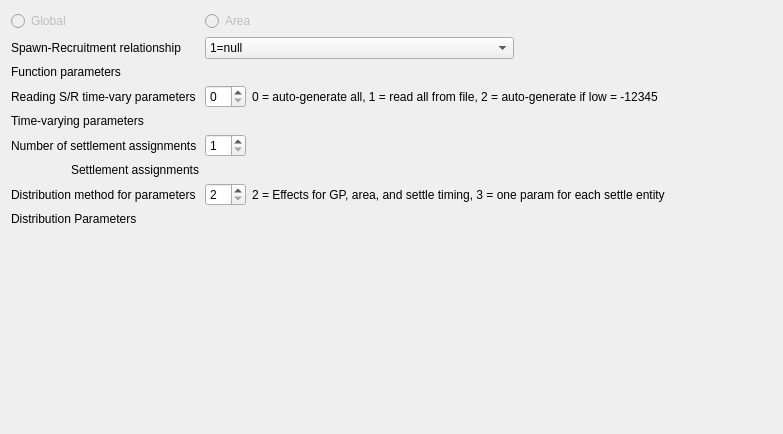
         <widget class="QWidget" name="scrollAreaWidgetContents">
          <property name="geometry">
           <rect>
            <x>0</x>
            <y>0</y>
            <width>783</width>
            <height>434</height>
           </rect>
          </property>
          <layout class="QVBoxLayout" name="verticalLayout_10">
           <item>
            <layout class="QGridLayout" name="gridLayout_recruitment">
             <item row="12" column="1">
              <widget class="QSpinBox" name="spinBox_recr_dist_params">
               <property name="minimum">
                <number>2</number>
               </property>
               <property name="maximum">
                <number>3</number>
               </property>
              </widget>
             </item>
             <item row="1" column="1" colspan="2">
              <widget class="QRadioButton" name="radioButton_area">
               <property name="enabled">
                <bool>false</bool>
               </property>
               <property name="text">
                <string>Area</string>
               </property>
              </widget>
             </item>
             <item row="1" column="0">
              <widget class="QRadioButton" name="radioButton_global">
               <property name="enabled">
                <bool>false</bool>
               </property>
               <property name="text">
                <string>Global</string>
               </property>
              </widget>
             </item>
             <item row="7" column="1">
              <widget class="QSpinBox" name="spinBox_spwn_recr_time_vary_read">
               <property name="maximum">
                <number>2</number>
               </property>
              </widget>
             </item>
             <item row="3" column="0">
              <widget class="QLabel" name="label_recr_params">
               <property name="text">
                <string>Function parameters</string>
               </property>
              </widget>
             </item>
             <item row="4" column="0" rowspan="3" colspan="5">
              <layout class="QVBoxLayout" name="verticalLayout_recr_params"/>
             </item>
             <item row="11" column="1" colspan="3">
              <layout class="QHBoxLayout" name="horizontalLayout_recr_assigns"/>
             </item>
             <item row="10" column="0">
              <widget class="QLabel" name="label_recr_num_assigns">
               <property name="text">
                <string>Number of settlement assignments</string>
               </property>
              </widget>
             </item>
             <item row="2" column="0">
              <widget class="QLabel" name="label_recr_spec">
               <property name="text">
                <string>Spawn-Recruitment relationship</string>
               </property>
              </widget>
             </item>
             <item row="9" column="0" colspan="4">
              <layout class="QVBoxLayout" name="verticalLayout_recr_time_vary_params"/>
             </item>
             <item row="8" column="0">
              <widget class="QLabel" name="label_recr_time_vary_params">
               <property name="text">
                <string>Time-varying parameters</string>
               </property>
              </widget>
             </item>
             <item row="12" column="0">
              <widget class="QLabel" name="label_recr_dist_method">
               <property name="text">
                <string>Distribution method for parameters</string>
               </property>
              </widget>
             </item>
             <item row="10" column="4">
              <spacer name="horizontalSpacer_18">
               <property name="orientation">
                <enum>Qt::Horizontal</enum>
               </property>
               <property name="sizeHint" stdset="0">
                <size>
                 <width>40</width>
                 <height>20</height>
                </size>
               </property>
              </spacer>
             </item>
             <item row="10" column="3">
              <spacer name="horizontalSpacer_recr1">
               <property name="orientation">
                <enum>Qt::Horizontal</enum>
               </property>
               <property name="sizeHint" stdset="0">
                <size>
                 <width>40</width>
                 <height>20</height>
                </size>
               </property>
              </spacer>
             </item>
             <item row="2" column="1" colspan="3">
              <widget class="QComboBox" name="comboBox_recr_spec">
               <item>
                <property name="text">
                 <string>1=null</string>
                </property>
               </item>
               <item>
                <property name="text">
                 <string>2=Ricker (2 parameters)</string>
                </property>
               </item>
               <item>
                <property name="text">
                 <string>3=standard Beverton-Holt (2 parameters)</string>
                </property>
               </item>
               <item>
                <property name="text">
                 <string>4=ignore steepness and no bias adj (2 parameters)</string>
                </property>
               </item>
               <item>
                <property name="text">
                 <string>5=hockey stick (3 parameters)</string>
                </property>
               </item>
               <item>
                <property name="text">
                 <string>6=Beverton-Holt with flat-top (2 parameters)</string>
                </property>
               </item>
               <item>
                <property name="text">
                 <string>7=survivorship function (3 parameters)</string>
                </property>
               </item>
               <item>
                <property name="text">
                 <string>8=Shepherd (3 parameters)</string>
                </property>
               </item>
               <item>
                <property name="text">
                 <string>9=Shepherd re-param (3 parameters)</string>
                </property>
               </item>
               <item>
                <property name="text">
                 <string>10=Ricker re-param (3 parameters)</string>
                </property>
               </item>
              </widget>
             </item>
             <item row="7" column="2" colspan="3">
              <widget class="QLabel" name="label_time_vary_info">
               <property name="text">
                <string>0 = auto-generate all, 1 = read all from file, 2 = auto-generate if low = -12345</string>
               </property>
              </widget>
             </item>
             <item row="11" column="0">
              <widget class="QLabel" name="label_recr_assigns">
               <property name="text">
                <string>Settlement assignments</string>
               </property>
               <property name="alignment">
                <set>Qt::AlignRight|Qt::AlignTop|Qt::AlignTrailing</set>
               </property>
              </widget>
             </item>
             <item row="10" column="1">
              <widget class="QSpinBox" name="spinBox_recr_num_assigns">
               <property name="minimum">
                <number>1</number>
               </property>
              </widget>
             </item>
             <item row="13" column="0" colspan="2">
              <widget class="QLabel" name="label_recr_dist_params">
               <property name="text">
                <string>Distribution Parameters</string>
               </property>
              </widget>
             </item>
             <item row="14" column="0" colspan="5">
              <layout class="QVBoxLayout" name="verticalLayout_recr_dist_params"/>
             </item>
             <item row="7" column="0">
              <widget class="QLabel" name="label_spwn_recr_time_vary_read">
               <property name="text">
                <string>Reading S/R time-vary parameters </string>
               </property>
              </widget>
             </item>
             <item row="12" column="2" colspan="3">
              <widget class="QLabel" name="label_2">
               <property name="text">
                <string>2 = Effects for GP, area, and settle timing, 3 = one param for each settle entity</string>
               </property>
              </widget>
             </item>
            </layout>
           </item>
           <item>
            <spacer name="verticalSpacer_recr">
             <property name="orientation">
              <enum>Qt::Vertical</enum>
             </property>
             <property name="sizeHint" stdset="0">
              <size>
               <width>20</width>
               <height>40</height>
              </size>
             </property>
            </spacer>
           </item>
          </layout>
         </widget>
